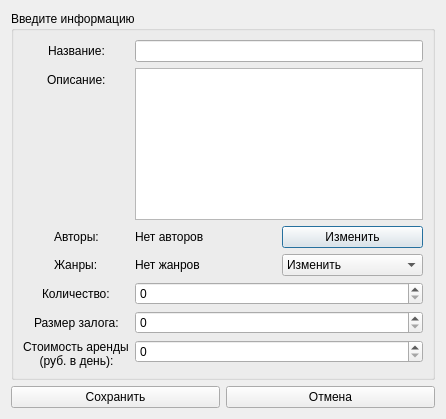
<?xml version="1.0" encoding="UTF-8"?>
<ui version="4.0">
 <class>ChangeBook</class>
 <widget class="QDialog" name="ChangeBook">
  <property name="geometry">
   <rect>
    <x>0</x>
    <y>0</y>
    <width>446</width>
    <height>419</height>
   </rect>
  </property>
  <property name="sizePolicy">
   <sizepolicy hsizetype="Preferred" vsizetype="Preferred">
    <horstretch>0</horstretch>
    <verstretch>0</verstretch>
   </sizepolicy>
  </property>
  <property name="windowTitle">
   <string>Dialog</string>
  </property>
  <layout class="QVBoxLayout" name="verticalLayout">
   <item>
    <widget class="QGroupBox" name="groupBox">
     <property name="title">
      <string>Введите информацию</string>
     </property>
     <layout class="QFormLayout" name="formLayout">
      <property name="labelAlignment">
       <set>Qt::AlignmentFlag::AlignCenter</set>
      </property>
      <property name="formAlignment">
       <set>Qt::AlignmentFlag::AlignLeading|Qt::AlignmentFlag::AlignLeft|Qt::AlignmentFlag::AlignTop</set>
      </property>
      <item row="0" column="0">
       <widget class="QLabel" name="label">
        <property name="text">
         <string>Название:</string>
        </property>
       </widget>
      </item>
      <item row="1" column="0">
       <widget class="QLabel" name="label_2">
        <property name="text">
         <string>Описание:</string>
        </property>
       </widget>
      </item>
      <item row="0" column="1">
       <widget class="QLineEdit" name="EditTitle"/>
      </item>
      <item row="1" column="1">
       <widget class="QTextEdit" name="EditDescription"/>
      </item>
      <item row="2" column="0">
       <widget class="QLabel" name="label_3">
        <property name="text">
         <string>Авторы:</string>
        </property>
       </widget>
      </item>
      <item row="2" column="1">
       <layout class="QHBoxLayout" name="horizontalLayout_2">
        <item>
         <widget class="QLabel" name="labelAuthor">
          <property name="text">
           <string>Нет авторов</string>
          </property>
         </widget>
        </item>
        <item>
         <widget class="QPushButton" name="ChangeAuthorsBook">
          <property name="text">
           <string>Изменить</string>
          </property>
         </widget>
        </item>
       </layout>
      </item>
      <item row="3" column="0">
       <widget class="QLabel" name="label_5">
        <property name="text">
         <string>Жанры:</string>
        </property>
       </widget>
      </item>
      <item row="3" column="1">
       <layout class="QHBoxLayout" name="horizontalLayout_3">
        <item>
         <widget class="QLabel" name="labelGenres">
          <property name="text">
           <string>Нет жанров</string>
          </property>
         </widget>
        </item>
        <item>
         <widget class="QComboBox" name="genresComboBox">
          <property name="inputMethodHints">
           <set>Qt::InputMethodHint::ImhNone</set>
          </property>
          <property name="editable">
           <bool>false</bool>
          </property>
          <property name="currentIndex">
           <number>0</number>
          </property>
          <property name="maxVisibleItems">
           <number>10</number>
          </property>
          <item>
           <property name="text">
            <string>Изменить</string>
           </property>
          </item>
         </widget>
        </item>
       </layout>
      </item>
      <item row="5" column="0">
       <widget class="QLabel" name="label_7">
        <property name="text">
         <string>Размер залога:</string>
        </property>
       </widget>
      </item>
      <item row="5" column="1">
       <widget class="QSpinBox" name="ChangeDeposit"/>
      </item>
      <item row="6" column="0">
       <widget class="QLabel" name="label_8">
        <property name="text">
         <string>Стоимость аренды 
     (руб. в день):</string>
        </property>
       </widget>
      </item>
      <item row="6" column="1">
       <widget class="QSpinBox" name="ChangeRentCost"/>
      </item>
      <item row="4" column="0">
       <widget class="QLabel" name="label_4">
        <property name="text">
         <string>Количество:</string>
        </property>
       </widget>
      </item>
      <item row="4" column="1">
       <widget class="QSpinBox" name="quantityBookSpinBox"/>
      </item>
     </layout>
    </widget>
   </item>
   <item>
    <layout class="QHBoxLayout" name="horizontalLayout">
     <property name="bottomMargin">
      <number>0</number>
     </property>
     <item>
      <widget class="QPushButton" name="savePushButton">
       <property name="text">
        <string>Сохранить</string>
       </property>
      </widget>
     </item>
     <item>
      <widget class="QPushButton" name="pushButton">
       <property name="text">
        <string>Отмена</string>
       </property>
      </widget>
     </item>
    </layout>
   </item>
  </layout>
 </widget>
 <resources/>
 <connections>
  <connection>
   <sender>pushButton</sender>
   <signal>clicked()</signal>
   <receiver>ChangeBook</receiver>
   <slot>close()</slot>
   <hints>
    <hint type="sourcelabel">
     <x>394</x>
     <y>376</y>
    </hint>
    <hint type="destinationlabel">
     <x>445</x>
     <y>353</y>
    </hint>
   </hints>
  </connection>
 </connections>
</ui>
